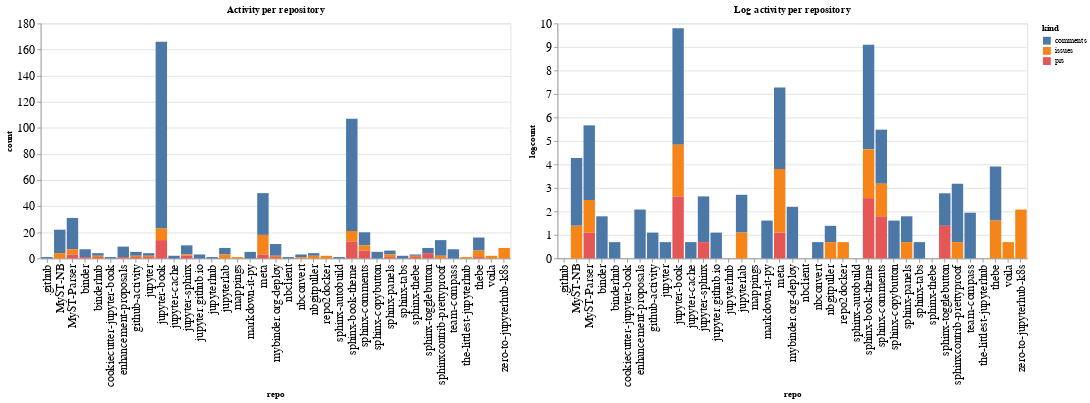

Write notebook code for a chart like this one.
### Code cell
ch1 = alt.Chart(repo_summaries, width=600, title="Activity per repository").mark_bar().encode(
    x='repo',
    y='count',
    color='kind',
    tooltip="kind"
)

ch2 = alt.Chart(repo_summaries, width=600, title="Log activity per repository").mark_bar().encode(
    x='repo',
    y='logcount',
    color='kind',
    tooltip="kind"
)

ch1 | ch2

### Figure 1 — Vega-Lite specification as saved in the notebook (floating-point values rounded to 4 significant figures)
{"config": {"axisLeft": {"labelFontSize": 15}, "axisBottom": {"labelFontSize": 15}}, "hconcat": [{"mark": "bar", "encoding": {"color": {"type": "nominal", "field": "kind"}, "tooltip": {"type": "nominal", "field": "kind"}, "x": {"type": "nominal", "field": "repo"}, "y": {"type": "quantitative", "field": "count"}}, "title": "Activity per repository", "width": 600}, {"mark": "bar", "encoding": {"color": {"type": "nominal", "field": "kind"}, "tooltip": {"type": "nominal", "field": "kind"}, "x": {"type": "nominal", "field": "repo"}, "y": {"type": "quantitative", "field": "logcount"}}, "title": "Log activity per repository", "width": 600}], "data": {"name": "data-7ac5b0547b8174ee8d7596ec07d64099"}, "$schema": "https://vega.github.io/schema/vega-lite/v4.8.1.json", "datasets": {"data-7ac5b0547b8174ee8d7596ec07d64099": [{"repo": ".github", "kind": "comments", "count": 1, "logcount": 0.0}, {"repo": "MyST-NB", "kind": "comments", "count": 18, "logcount": 2.89}, {"repo": "MyST-NB", "kind": "issues", "count": 4, "logcount": 1.386}, {"repo": "MyST-Parser", "kind": "comments", "count": 24, "logcount": 3.178}, {"repo": "MyST-Parser", "kind": "issues", "count": 4, "logcount": 1.386}, {"repo": "MyST-Parser", "kind": "prs", "count": 3, "logcount": 1.099}, {"repo": "binder", "kind": "comments", "count": 6, "logcount": 1.792}, {"repo": "binder", "kind": "prs", "count": 1, "logcount": 0.0}, {"repo": "binderhub", "kind": "comments", "count": 2, "logcount": 0.6931}, {"repo": "binderhub", "kind": "issues", "count": 1, "logcount": 0.0}, {"repo": "binderhub", "kind": "prs", "count": 1, "logcount": 0.0}, {"repo": "cookiecutter-jupyter-book", "kind": "comments", "count": 1, "logcount": 0.0}, {"repo": "enhancement-proposals", "kind": "comments", "count": 8, "logcount": 2.079}, {"repo": "enhancement-proposals", "kind": "prs", "count": 1, "logcount": 0.0}, {"repo": "github-activity", "kind": "comments", "count": 3, "logcount": 1.099}, {"repo": "github-activity", "kind": "issues", "count": 1, "logcount": 0.0}, {"repo": "github-activity", "kind": "prs", "count": 1, "logcount": 0.0}, {"repo": "jupyter", "kind": "comments", "count": 2, "logcount": 0.6931}, {"repo": "jupyter", "kind": "issues", "count": 1, "logcount": 0.0}, {"repo": "jupyter", "kind": "prs", "count": 1, "logcount": 0.0}, {"repo": "jupyter-book", "kind": "comments", "count": 143, "logcount": 4.963}, {"repo": "jupyter-book", "kind": "issues", "count": 9, "logcount": 2.197}, {"repo": "jupyter-book", "kind": "prs", "count": 14, "logcount": 2.639}, {"repo": "jupyter-cache", "kind": "comments", "count": 2, "logcount": 0.6931}, {"repo": "jupyter-sphinx", "kind": "comments", "count": 7, "logcount": 1.946}, {"repo": "jupyter-sphinx", "kind": "issues", "count": 1, "logcount": 0.0}, {"repo": "jupyter-sphinx", "kind": "prs", "count": 2, "logcount": 0.6931}, {"repo": "jupyter.github.io", "kind": "comments", "count": 3, "logcount": 1.099}, {"repo": "jupyterhub", "kind": "comments", "count": 1, "logcount": 0.0}, {"repo": "jupyterlab", "kind": "comments", "count": 5, "logcount": 1.609}, {"repo": "jupyterlab", "kind": "issues", "count": 3, "logcount": 1.099}, {"repo": "mappings", "kind": "issues", "count": 1, "logcount": 0.0}, {"repo": "markdown-it-py", "kind": "comments", "count": 5, "logcount": 1.609}, {"repo": "meta", "kind": "comments", "count": 32, "logcount": 3.466}, {"repo": "meta", "kind": "issues", "count": 15, "logcount": 2.708}, {"repo": "meta", "kind": "prs", "count": 3, "logcount": 1.099}, {"repo": "mybinder.org-deploy", "kind": "comments", "count": 9, "logcount": 2.197}, {"repo": "mybinder.org-deploy", "kind": "issues", "count": 1, "logcount": 0.0}, {"repo": "mybinder.org-deploy", "kind": "prs", "count": 1, "logcount": 0.0}, {"repo": "nbclient", "kind": "comments", "count": 1, "logcount": 0.0}, {"repo": "nbconvert", "kind": "comments", "count": 2, "logcount": 0.6931}, {"repo": "nbconvert", "kind": "issues", "count": 1, "logcount": 0.0}, {"repo": "nbgitpuller", "kind": "comments", "count": 2, "logcount": 0.6931}, {"repo": "nbgitpuller", "kind": "issues", "count": 2, "logcount": 0.6931}, {"repo": "repo2docker", "kind": "issues", "count": 2, "logcount": 0.6931}, {"repo": "sphinx-autobuild", "kind": "comments", "count": 1, "logcount": 0.0}, {"repo": "sphinx-book-theme", "kind": "comments", "count": 86, "logcount": 4.454}, {"repo": "sphinx-book-theme", "kind": "issues", "count": 8, "logcount": 2.079}, {"repo": "sphinx-book-theme", "kind": "prs", "count": 13, "logcount": 2.565}, {"repo": "sphinx-comments", "kind": "comments", "count": 10, "logcount": 2.303}, {"repo": "sphinx-comments", "kind": "issues", "count": 4, "logcount": 1.386}, {"repo": "sphinx-comments", "kind": "prs", "count": 6, "logcount": 1.792}, {"repo": "sphinx-copybutton", "kind": "comments", "count": 5, "logcount": 1.609}, {"repo": "sphinx-panels", "kind": "comments", "count": 3, "logcount": 1.099}, {"repo": "sphinx-panels", "kind": "issues", "count": 2, "logcount": 0.6931}, {"repo": "sphinx-panels", "kind": "prs", "count": 1, "logcount": 0.0}, {"repo": "sphinx-tabs", "kind": "comments", "count": 2, "logcount": 0.6931}, {"repo": "sphinx-thebe", "kind": "comments", "count": 1, "logcount": 0.0}, {"repo": "sphinx-thebe", "kind": "issues", "count": 1, "logcount": 0.0}, {"repo": "sphinx-thebe", "kind": "prs", "count": 1, "logcount": 0.0}, {"repo": "sphinx-togglebutton", "kind": "comments", "count": 4, "logcount": 1.386}, {"repo": "sphinx-togglebutton", "kind": "prs", "count": 4, "logcount": 1.386}, {"repo": "sphinxcontrib-prettyproof", "kind": "comments", "count": 12, "logcount": 2.485}, {"repo": "sphinxcontrib-prettyproof", "kind": "issues", "count": 2, "logcount": 0.6931}, {"repo": "team-compass", "kind": "comments", "count": 7, "logcount": 1.946}, {"repo": "the-littlest-jupyterhub", "kind": "issues", "count": 1, "logcount": 0.0}, {"repo": "thebe", "kind": "comments", "count": 10, "logcount": 2.303}, {"repo": "thebe", "kind": "issues", "count": 5, "logcount": 1.609}, {"repo": "thebe", "kind": "prs", "count": 1, "logcount": 0.0}, {"repo": "voila", "kind": "issues", "count": 2, "logcount": 0.6931}, {"repo": "zero-to-jupyterhub-k8s", "kind": "issues", "count": 8, "logcount": 2.079}]}}
